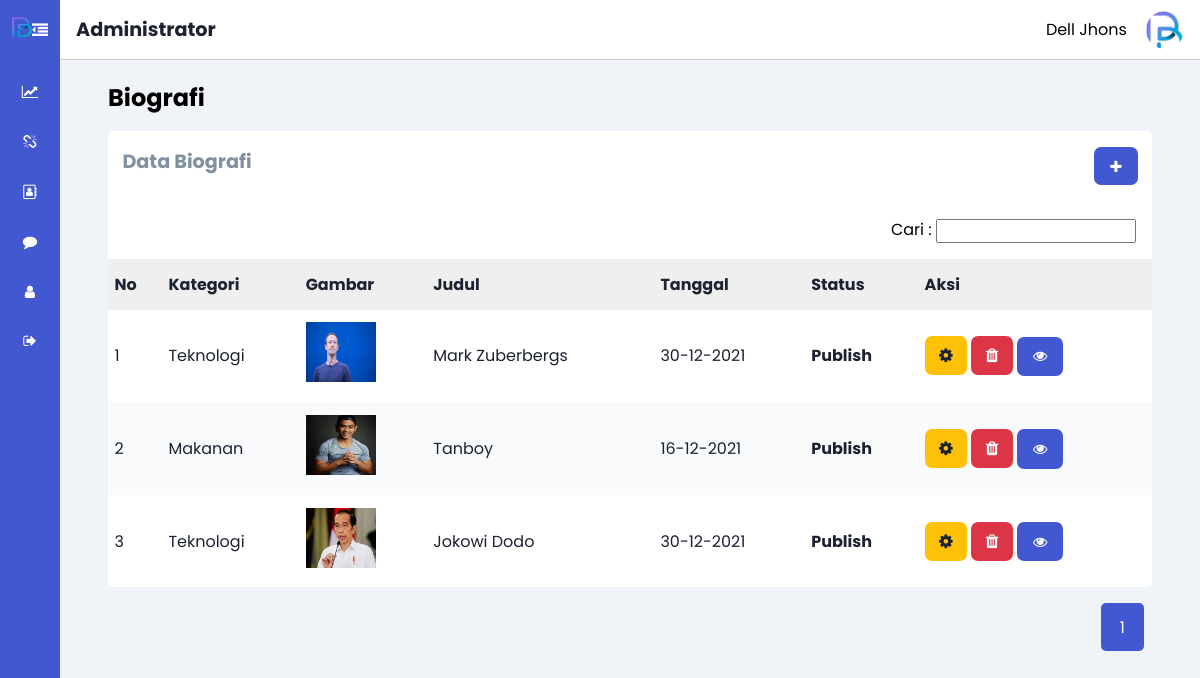
Screenshot of /content/admin/index.php?hal=biography (signed in) with the database file from the repository.
### tables this page shows
CREATE TABLE `tbl_biography` (
  `id_bio` int(11) NOT NULL,
  `title_bio` varchar(100) NOT NULL,
  `text_bio` text NOT NULL,
  `img_bio` varchar(100) NOT NULL,
  `tgl_bio` datetime NOT NULL,
  `status_bio` int(11) NOT NULL,
  `id_category` int(11) NOT NULL,
  `id_user` int(11) NOT NULL
);

CREATE TABLE `tbl_category` (
  `id_category` int(10) NOT NULL,
  `name_category` varchar(50) NOT NULL,
  `img_category` varchar(200) NOT NULL
);

### content/admin/biography/b_read.php (the view, shortened to what this page needs)
<?php
    if (isset($_POST['search_bio'])) {
        $search = $_POST['search_bio'];
    }else {
        $search = "";
    }
    $data_search  = mysqli_query($conn, "SELECT * FROM tbl_biography LEFT JOIN tbl_category ON tbl_biography.id_category = tbl_category.id_category WHERE title_bio LIKE '%$search%' OR text_bio LIKE '%$search%'");
    $data_page = 5;
    $data_all  = mysqli_num_rows($data_search);
    $a = ceil($data_all / $data_page);
    if (isset($_GET['page'])) {
        $page = $_GET['page'];
    }else{
        $page = 1;
    }
    $b = ($page * $data_page) - $data_page;
    $link = 3;
    if ($page > $link) {
        $star_number = $page - $link;
    }
    else{
        $star_number = 1;
    }
    if ($page < ($a - $link)) {
        $end_number = $page - $link;
    }
    else{
        $end_number = $a;
    }
    $data_page_hal = mysqli_query($conn, "SELECT * FROM tbl_biography LEFT JOIN tbl_category ON tbl_biography.id_category = tbl_category.id_category WHERE title_bio LIKE '%$search%' OR text_bio LIKE '%$search%' LIMIT $b,$data_page");
?>
<h2 class="dashboard-title">Biografi</h2>
<div class="table-cards">
    <div class="table-card">
        <div class="name-crud">
            <h3>Data Biografi</h3>
            <a href="?hal=biography_create"><span class="fa fa-plus"></span></a>
        </div>
        <div class="search-table">
            <form action="?hal=biography" method="post">
                <label for="search1">Cari :</label>
                <input type="search" name="search_bio" id="search2" >
            </form>
        </div>
        <table>
            <thead>
                <tr>
                    <th>No</th>
                    <th>Kategori</th>
                    <th>Gambar</th>
                    <th>Judul</th>
                    <th>Tanggal</th>
                    <th>Status</th>
                    <th>Aksi</th>
                </tr>
            </thead>
            <tbody>
            <?php
                $no = 0 + $b;
                while ($data = mysqli_fetch_array($data_page_hal)) {
                    $no++;
            ?>
                <tr>
                    <td><?= $no;?></td>
                    <td><?= $data['name_category']?></td>
                    <td><img src="../../assets/images/biography/<?= $data['img_bio']?>"></td>
                    <td><?= $data['title_bio']?></td>
                    <td><?= date("d-m-Y",strtotime($data['tgl_bio']))?></td>
                    <td>
                        <?php if ($data['status_bio'] == 1) {
                            echo "<b>Publish</b>";
                        }else{
                            echo "<i>Draft</i>";
                        }
                        ?>
                    </td>
                    <td>
                        <a href="?hal=biography_update&id=<?= $data['id_bio']?>" class="button-warning"><span class="fa fa-cog"></span></a>
                        <a href="?hal=biography_delete&id=<?= $data['id_bio']?>&foto=<?= $data['img_bio']?>" class="button-delete"><span class="fa fa-trash"></span></a>
                        <a href="?hal=biography_view&id=<?= $data['id_bio']?>" class="button-view"><span class="fa fa-eye"></span></a>
                    </td>
                </tr>
            <?php }?>
            </tbody>
        </table>
        <div class="pagination-admin">
            <?php for ($i=$star_number; $i <= $end_number; $i++) : ?>
                <?php if($page == $i) :?>
                <a href="?hal=biography&page= <?php echo $i?>" class="active">
                    <?php echo $i?>
                </a>
                <?php else:?>
                <a href="?hal=biography&page= <?php echo $i?>">
                    <?php echo $i?>
                </a>
                <?php endif;?>
            <?php endfor;?>
        </div>
    </div>
</div>

### content/admin/index.php (shortened to what this page needs)
<?php
    if (empty($_SESSION['username']) or empty($_SESSION['password'])) {
        echo "Login dulu";
        echo "<meta http-equiv='refresh' content='2;url=login.php' >";
    }
    else{
?>
<!DOCTYPE html>
<html lang="en">
    <head>
        <link rel="stylesheet" href="../../assets/css/ad_main_style.css">
        <link rel="stylesheet" href="https://cdnjs.cloudflare.com/ajax/libs/font-awesome/4.7.0/css/font-awesome.min.css">
    </head>
    <body>
        <div class="sidebar">
            <div class="sidebar-header">
                <h3 class="brand">
                    <img src="../../assets/images/logo.png">
                </h3>
                <label for="sidebar-toggle" class="fa fa-dedent"></label>
            </div>
            <div class="sidebar-menu">
                <ul>
                    <li>
                        <a href="?hal=dashboard">
                            <span class="fa fa-line-chart"></span>
                        </a>
                    </li>
                    <li>
                        <a href="?hal=category">
                            <span class="fa fa-unlink"></span>
                        </a>
                    </li>
                    <li>
                        <a href="?hal=biography">
                            <span class="fa fa-address-book-o"></span>
                        </a>
                    </li>
                    <li>
                        <a href="?hal=comment">
                            <span class="fa fa-comment"></span>
                        </a>
                    </li>
                    <li>
                        <a href="?hal=account">
                            <span class="fa fa-user"></span>
                        </a>
                    </li>
                    <li>
                        <a href="?hal=logout">
                            <span class="fa fa-sign-out"></span>
                        </a>
                    </li>
                </ul>
            </div>
        </div>
        <div class="main-content">
            <header>
                <div class="search">
                    <h2>Administrator</h2>
                </div>
                <div class="social-icons">
                    <?php echo $_SESSION['name_user']?>
                    <div></div>
                </div>
            </header>
            <div class="main">
                <?php include '../../connection/c_main.php';?>
            </div>
        </div>
    </body>
</html>
<?php }?>

### connection/c_main.php (shortened to what this page needs)
<?php
   if(isset($_GET['hal'])) {
       $hal = $_GET['hal'];
       switch ($hal) {
            case 'biography':
                include 'biography/b_read.php';
                break;
        }
   }else{
        include 'dashboard/d_read.php';
   }
?>

### assets/css/ad_main_style.css (style rules this page uses)
:root { --main-color: #4158d0; --color-dark: #1D2231; --text-grey: #8390A2; }
* { margin: 0; padding: 0; font-family: 'Poppins', sans-serif; text-decoration: none; list-style: none; box-sizing: border-box; }
.sidebar { height: 100%; width: 240px; position: fixed; left: 0; right: 0; z-index: 100; background: var(--main-color); color: #fff; overflow-y: auto; transition: width 500ms; }
.sidebar-header { display: flex; justify-content: space-between; align-items: center; height: 60px; padding: 0rem 1rem; margin-bottom: .5rem; }
.sidebar-header img { width: 20px; height: 20px; }
.sidebar-menu { width: 100%; }
.sidebar li { padding: .9rem 1rem; }
.sidebar a { color: #fff; font-size: .9rem; }
.main-content { position: relative; margin-left: 240px; transition: margin-left 500ms; }
header { position: fixed; left: 240px; top: 0; z-index: 100; width: calc(100% - 240px); background: #fff; height: 60px; padding: 0rem 1rem; display: flex; align-items: center; justify-content: space-between; border-bottom: 1px solid #ccc; transition: left 500ms; }
.search { display: flex; }
.search h2 { font-size: 1.2rem; color: var(--color-dark); }
.social-icons { display: flex; align-items: center; }
.social-icons span, .social-icons div { margin-left: 1.2rem; }
.social-icons div { height: 38px; width: 38px; background-repeat: no-repeat; background-size: cover; background-image: url('../images/logo.png'); border-radius: 50%; }
.main { background: #f0f4f8; min-height: 100vh; padding: 5rem 3rem; }
.dashboard-title { color: var(--text-dark); margin-bottom: 1rem; }
.activity-card table, .table-card table { width: 100%; border-collapse: collapse; }
.activity-card thead, .table-card thead { background: #efefef; text-align: left; }
.activity-card tbody tr:nth-child(even), .table-card table tbody tr:nth-child(even) { background: #f9fafc; }
.table-cards { width: 100%; }
.table-card { background: #ffffff; border-radius: 5px; }
.search-table { padding: 1rem; float: right; }
.search-table form input[type=search] { width: 25vh; padding-left: 5px; }
.table-card .name-crud { display: flex; justify-content: space-between; text-align: center; padding: 1rem .9rem; height: 70px; }
.table-card .name-crud h3 { color: var(--text-grey); font-size: 1.2rem; }
.table-card th, .table-card td { padding: .8rem .4rem; font-size: 1rem; color: var(--color-dark); }
.table-card td img { width: 70px; height: 60px; }
.table-card .name-crud a, a.button-view { background: var(--main-color); padding: .6rem 1rem; color: #fff; font-size: .9rem; border-radius: 7px; font-weight: 600; }
.table-card table td a.button-warning { background: #ffc107; padding: .5rem .9rem; border-radius: 7px; color: var(--color-dark); }
.table-card table td a.button-delete { background: #dc3545; padding: .5rem .9rem; border-radius: 7px; color: #fff; }
.table-card .pagination-admin { margin: 1rem .5rem; float: right; }
.table-card .pagination-admin a { display: inline-block; padding: .7rem 1.2rem; border-radius: 5px; }
.table-card .pagination-admin a.active { background: #4158d0; color: #fff; }
@media only screen and (max-width : 1200px) { .sidebar { width: 60px; z-index: 150; } }
@media only screen and (max-width : 1200px) { .sidebar .sidebar-header, .sidebar li { display: flex; justify-content: center; } }
@media only screen and (max-width : 1200px) { .main-content { margin-left: 60px; } }
@media only screen and (max-width : 1200px) { .main-content header { left: 60px; width: calc(100% - 60px); } }

### rows the page displays
tbl_biography: id_category.name_category "Teknologi", img_bio (picture), title_bio "Mark Zuberbergs", tgl_bio "30-12-2021", status_bio "Publish"
tbl_biography: id_category.name_category "Makanan", img_bio (picture), title_bio "Tanboy", tgl_bio "16-12-2021", status_bio "Publish"
tbl_biography: id_category.name_category "Teknologi", img_bio (picture), title_bio "Jokowi Dodo", tgl_bio "30-12-2021", status_bio "Publish"

### other values shown
$_SESSION['name_user'] "Dell Jhons"
